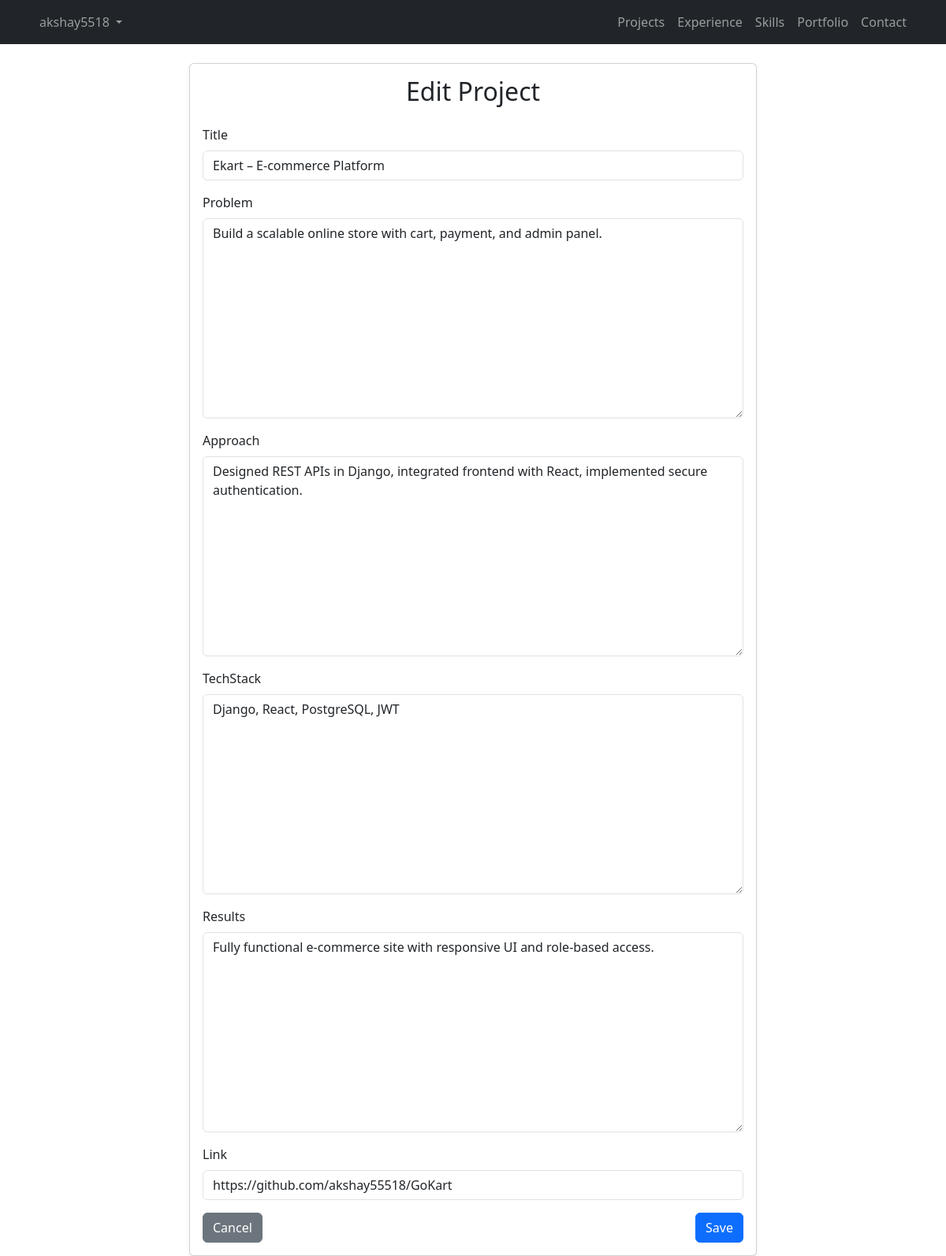
Page /projects/1/edit/ (signed in) on the committed database.
### Portfolio_App/models.py (models this page shows, shortened)
class Project(models.Model):
    title = models.CharField(max_length=200)
    problem = models.TextField()
    approach = models.TextField()
    techStack = models.TextField()
    results = models.TextField()
    link = models.URLField(blank=True,null=True)
    created_at = models.DateTimeField(auto_now_add=True)

### Portfolio_Admin_App/views.py (the view)
# urls.py: path('projects/<int:pk>/edit/', project_edit, name='project_edit'),
@login_required(login_url='login')
def project_edit(request, pk):
    project = get_object_or_404(Project, pk=pk)
    if request.method == 'POST':
        form = ProjectForm(request.POST, instance=project)
        if form.is_valid():
            form.save()
            return redirect('projects')
    else:
        form = ProjectForm(instance=project)
    return render(request, 'project_form.html', {'form': form, 'title': 'Edit Project'})

### Portfolio_Admin_App/forms.py
class ProjectForm(forms.ModelForm):
    class Meta:
        model = Project
        fields = ['title', 'problem', 'approach', 'techStack', 'results', 'link']
    def __init__(self, *args, **kwargs):
        super(ProjectForm, self).__init__(*args, **kwargs)
        for field_name, field in self.fields.items():
            field.widget.attrs['class'] = 'form-control'

### Portfolio_Admin_App/templates/project_form.html (shortened to what this page needs)
{% extends "base.html" %}
{% block content %}
<div class="container">
    <div class="row justify-content-center">
        <div class="col-md-8">
            <div class="card shadow-sm">
                <div class="card-body">
                    <h2 class="mb-4 text-center">{{ title }}</h2>
                    <form method="post" >
                        {% for field in form %}
                            <div class="mb-3">
                                <label class="form-label">{{ field.label }}</label>
                                {{ field }}
                            </div>
                        {% endfor %}
                        <div class="d-flex justify-content-between">
                            <a href="{% url 'projects' %}" class="btn btn-secondary">Cancel</a>
                            <button type="submit" class="btn btn-primary">Save</button>
                        </div>
                    </form>
                </div>
            </div>
        </div>
    </div>
</div>
{% endblock %}

### Portfolio_Admin_App/templates/base.html (shortened to what this page needs)
<!DOCTYPE html>
<html lang="en">
<head>
    <link rel="stylesheet" href="https://cdn.jsdelivr.net/npm/bootstrap@5.3.2/dist/css/bootstrap.min.css">
</head>
<body>
    <nav class="navbar navbar-expand-lg navbar-dark bg-dark">
        <div class="container">
            {% if request.user.is_authenticated %}
            <ul class="navbar-nav me-auto">
                <li class="nav-item dropdown">
                    <a class="nav-link dropdown-toggle" href="#" id="userDropdown" role="button"
                       data-bs-toggle="dropdown" aria-expanded="false">
                        {{ request.user.username }}
                    </a>
                </li>
            </ul>
            {% else %}
            <a class="navbar-brand" href="#">AdminApp</a>
            {% endif %}
            {% if request.user.is_authenticated %}
            <ul class="navbar-nav ms-auto">
                <li class="nav-item"><a class="nav-link" href="{% url 'projects' %}">Projects</a></li>
                <li class="nav-item"><a class="nav-link" href="{% url 'experience' %}">Experience</a></li>
                <li class="nav-item"><a class="nav-link" href="{% url 'skills' %}">Skills</a></li>
                <li class="nav-item"><a class="nav-link" href="{% url 'portfolio' %}">Portfolio</a></li>
                <li class="nav-item"><a class="nav-link" href="{% url 'contact' %}">Contact</a></li>
            </ul>
            {% endif %}
        </div>
    </nav>
    <div class="container mt-4">
        {% block content %}
        {% endblock %}
    </div>
</body>
</html>

### rows in the picture
Project: form "Ekart – E-commerce Platform" "Build a scalable online store with cart, payment, and admin panel." "Designed REST APIs in Django, integrated frontend with React, implemented secure authentication." "Django, React, PostgreSQL, JWT" "Fully functional e-commerce site with responsive UI and role-based access." "https://github.com/akshay55518/GoKart"

### other values in the picture
{{ request.user.username }} "akshay5518"
{{ title }} "Edit Project"
{{ field.label }} "Title" "Problem" "Approach" "TechStack" "Results" "Link"
